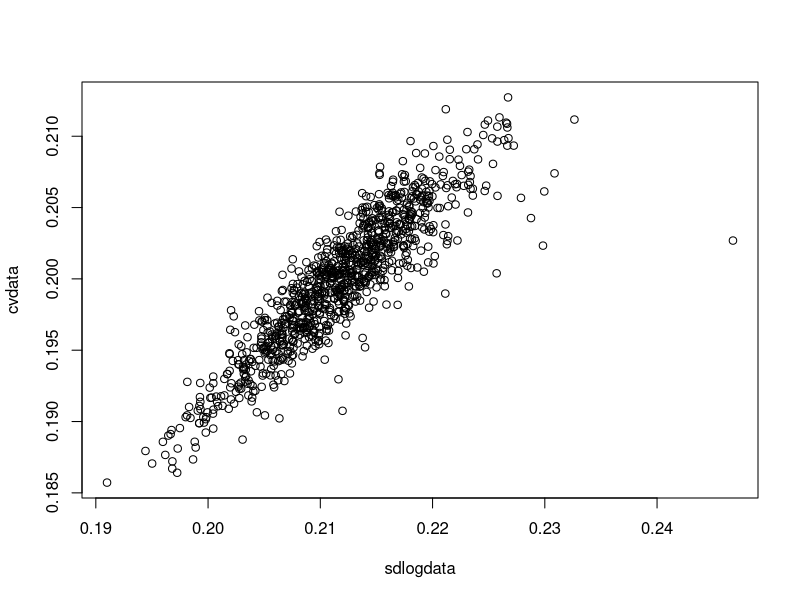

R code for this plot:
rm(list=ls())
data_points <- data.frame('SD'=NULL, 'CV'=NULL)
set.seed(1)
sdlogdata1 = c()
cvdata1 = c()
for (i in 1:1000) {
  x <- rnorm(n=100,mean=5,sd=1)
  sdl <- sd(log(x)) #Calculate the sd of the log of data
  cv <- sd(x)/mean(x) #Calculate CV, sd divided by mean
  data_points[i,'SD'] <- sdl #Adding value
  data_points[i,'CV'] <- cv
  }
#Joan answer
#plot(data_points$CV, data_points$SD)
#lines(1)



#Alternative
sdlogdata = c()
cvdata = c()
for (i in 1:1000) {
  x = rnorm(n=1000, mean=5, sd=1)
  lx= log(x)
  sdlogdata[i]=sd(lx)
  cv=sd(x)/mean(x)
  cvdata[i]=cv
}

plot(sdlogdata, cvdata) #must be put in the same plot function
